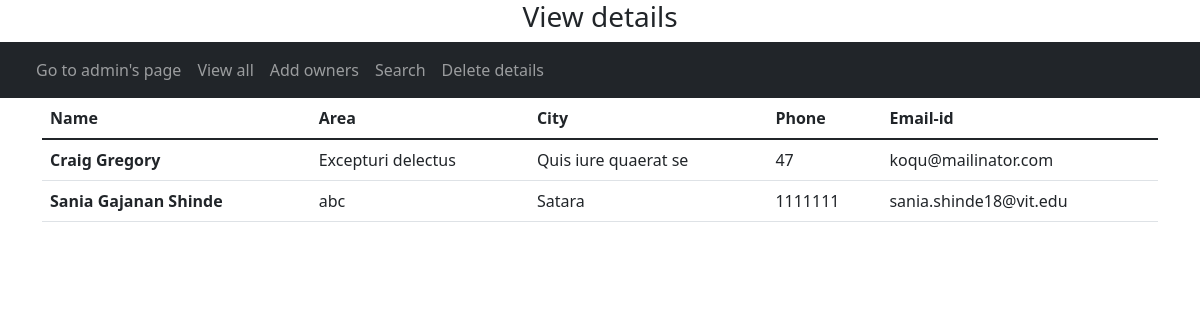
The app's page /view, older data.
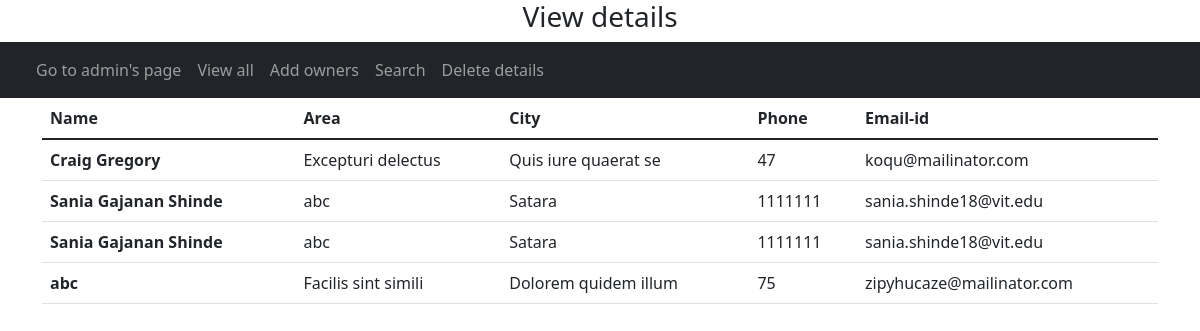
The same page, newer data.
### tables this page shows
CREATE TABLE owners(
                            ID INTEGER PRIMARY KEY AUTOINCREMENT,
                            name TEXT, 
                            area TEXT, 
                            city TEXT, 
                            phone INTEGER,
                            email TEXT, 
                            username TEXT, 
                            Password TEXT);

### main.py (the view)
@app.route("/view")
def view():
    cursor = conn.cursor()
    cursor.execute("SELECT * FROM owners")
    res = cursor.fetchall()
    return render_template("viewall.html", book=res)

### templates/viewall.html (shortened to what this page needs)
<!DOCTYPE html>
<html lang="en">
<head>
    <link href="https://cdn.jsdelivr.net/npm/bootstrap@5.1.3/dist/css/bootstrap.min.css" rel="stylesheet">
</head>
<body>
  <h3 style="text-align: center;">View details</h3>
      <nav class="navbar navbar-expand-lg navbar-dark bg-dark">
        <div class="container-fluid">
          <div class="collapse navbar-collapse" id="navbarNav">
            <ul class="navbar-nav">
              <li class="nav-item">
                <a class="nav-link" href="/admin">Go to admin's page</a>
              </li>
              <li class="nav-item">
                <a class="nav-link" href="/view">View all </a>
              </li>
              <li class="nav-item">
                <a class="nav-link" href="/ownerEntry">Add owners</a>
              </li>
              <li class="nav-item">
                <a class="nav-link" href="/search">Search </a>
              </li>
              <li class="nav-item">
                <a class="nav-link" href="/delete">Delete  details</a>
              </li>
            </ul>
          </div>
        </div>
      </nav>
<div class="container">
    <div class="row">
        <div class="col col-sm-12 col-md-12 col-lg-12 col-xl-12 col-xxl-12">
            <table class="table">
                <thead>
                    <tr>
                        <th scope="col">Name</th>
                        <th scope="col">Area</th>
                        <th scope="col">City</th>
                        <th scope="col">Phone</th>
                        <th scope="col">Email-id</th>
                    </tr>
                </thead>
                <tbody>
                    {% for i in book %}
                    <tr>
                        <th scope="row">{{i[1]}}</th>
                            <td>{{i[2]}}</td>
                            <td>{{i[3]}}</td>
                            <td>{{i[4]}}</td>
                            <td>{{i[5]}}</td>
                    </tr>
                    {% endfor %}
                </tbody>
            </table>
        </div>
    </div>
</div>
</body>
</html>

Row changes from the older to the newer data that the page shows:
added owners: name "Sania Gajanan Shinde", area "abc", city "Satara", phone "1111111", email "sania.shinde18@vit.edu"
added owners: name "abc", area "Facilis sint simili", city "Dolorem quidem illum", phone "75", email "zipyhucaze@mailinator.com"
